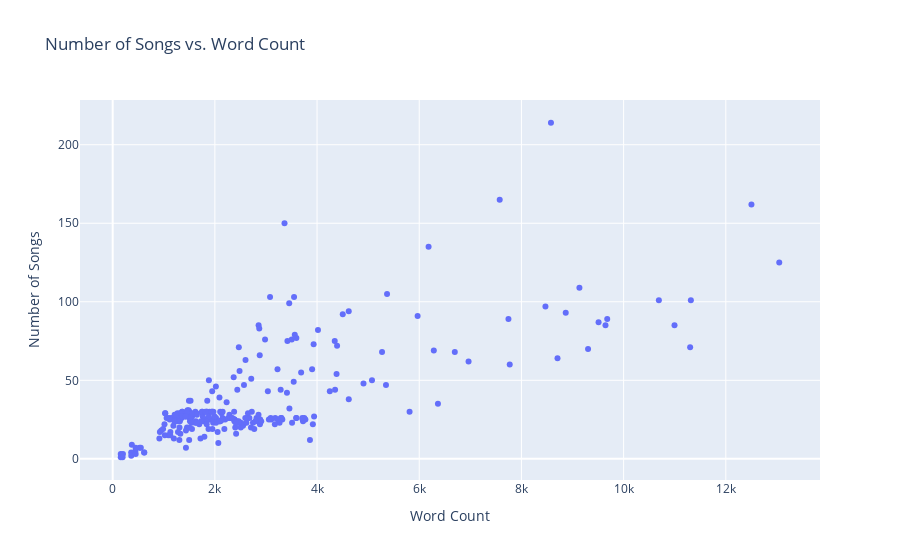

The code cell stored with this chart in its notebook:
### Markdown cell above
### Checking the Vocabulary of the Artists

### Code cell
grouped_data = data.groupby("interpret")

tokenized_words = grouped_data["lyrics"].apply(lambda x: ' '.join(x).split())

unique_word_counts = tokenized_words.apply(lambda x: len(set(x)))

num_songs = grouped_data.size()


df = pd.DataFrame({'Interpret': unique_word_counts.index, 'Word Count': unique_word_counts, 'Number of Songs': num_songs})

fig = px.scatter(df, x='Word Count', y='Number of Songs', hover_data=['Interpret'], title='Number of Songs vs. Word Count')

fig.show()

### Figure 1 — Plotly figure (JSON) as saved in the notebook; plotly's stock layout.template omitted (floating-point values rounded to 4 significant figures; data arrays with more than 128 entries replaced by an {"elided": "..."} marker saying what was removed)
{"data": [{"customdata": {"elided": "260x1 str values"}, "hovertemplate": "Word Count=%{x}<br>Number of Songs=%{y}<br>Interpret=%{customdata[0]}<extra></extra>", "legendgroup": "", "marker": {"color": "#636efa", "symbol": "circle"}, "mode": "markers", "name": "", "orientation": "v", "showlegend": false, "type": "scatter", "x": {"elided": "260 int values"}, "xaxis": "x", "y": {"elided": "260 int values"}, "yaxis": "y"}], "layout": {"legend": {"tracegroupgap": 0}, "title": {"text": "Number of Songs vs. Word Count"}, "xaxis": {"anchor": "y", "domain": [0, 1], "title": {"text": "Word Count"}}, "yaxis": {"anchor": "x", "domain": [0, 1], "title": {"text": "Number of Songs"}}}}
